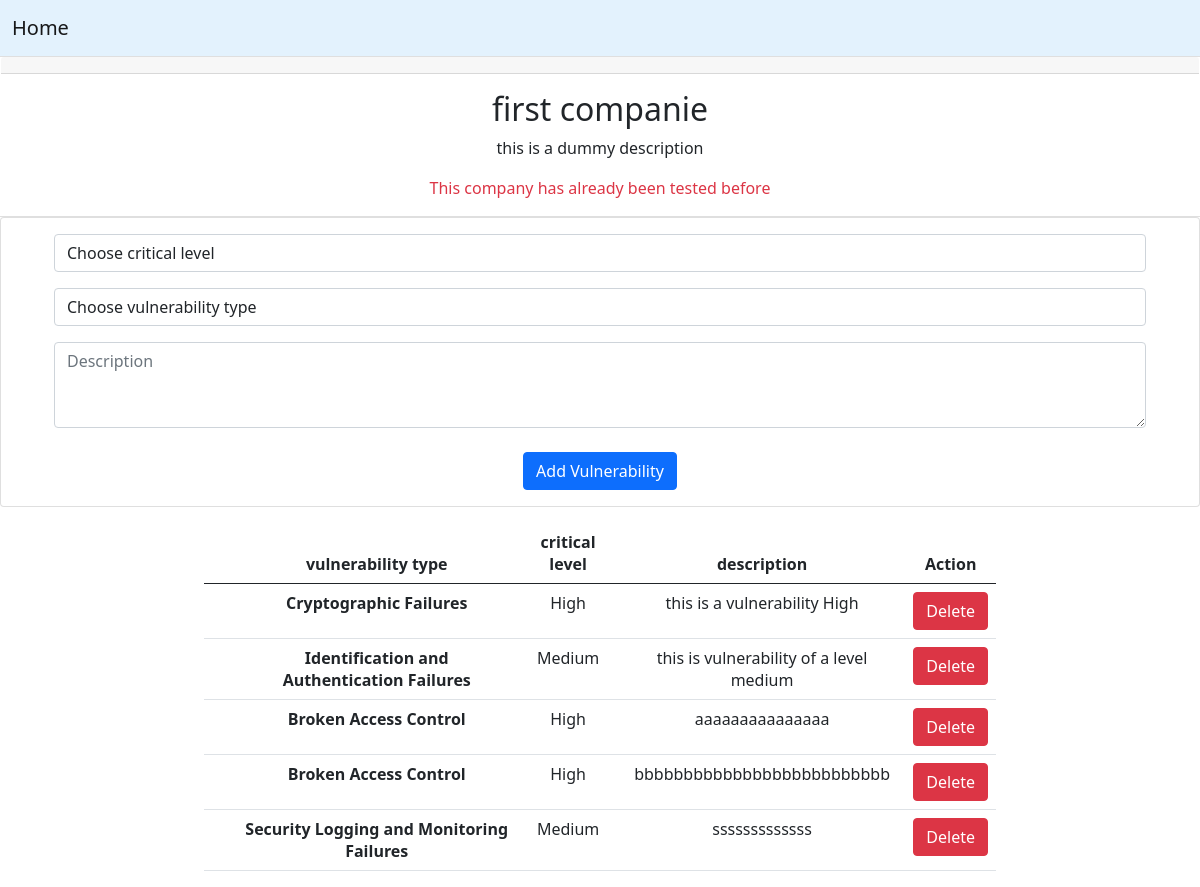
Page /companie/26/ on the committed database.
### authentication/models.py (models this page shows, shortened)
class Companie(models.Model):
    name = models.CharField(max_length=200)
    description = models.CharField(max_length=500)
    is_tested = models.BooleanField(default=False)
    created_by = models.ForeignKey(User, on_delete=models.CASCADE)

class ReportVulnerability(models.Model):
    vulnerability = models.CharField(max_length=42)
    description = models.CharField(max_length=200)
    level = models.CharField(max_length=6)
    created_in = models.DateTimeField(auto_now_add=True)
    created_by = models.ForeignKey(User, on_delete=models.CASCADE)
    companie = models.ForeignKey(Companie, on_delete=models.CASCADE)

### authentication/views.py (the view)
# urls.py: path('companie/<int:companie_id>/', views.detail_companie, name='detail_companie'),
def detail_companie(request, companie_id):
    context = {k: v[0] for k, v in dict(request.POST).items()}
    if request.method == 'GET':
        companie = Companie.objects.get(id=companie_id)
        vulns = ReportVulnerability.objects.filter(companie=companie_id)
        context['vulnerabilities'] = vulns
        context['companie'] = companie
        context['levels'] = [e.value for e in Level]
        context['vulns'] = [e.value for e in Vulnerability]
        return render(
            request,
            'detail_companie.html',
            context
        )

### authentication/templates/detail_companie.html (shortened to what this page needs)
{% extends 'home.html' %}
{% block content_two %}
<div class="row justify-content-center">
<div class="card text-center">
    <div class="card-header"> </div>
    <div class="card-body">
        <h2 class="card-title">{{companie.name}}</h2>
        <p class="card-text">{{companie.description}}</p>
        <div class="card-text text-danger">
            {% if companie.is_tested %}
            This company has already been tested before
            {% endif %}
        </div>
    </div>
</div>
<form action="/vuln/create/" method="POST">
    <div class="card text-center">
        <div class="card-body">
            <div class="form-group container">
                <select id="inputState" name="level" class="form-control mb-3">
                    <option selected>Choose critical level</option>
                </select>
                <select id="inputState" name="vulnerability" class="form-control mb-3">
                    <option selected>Choose vulnerability type</option>
                </select>
            </div>
            <div class="form-group container">
                <textarea class="form-control" name="description" rows="3" value="{{description}}"
                    placeholder="Description"></textarea>
            </div>
            <br>
            <button type="submit" class="btn btn-primary">Add Vulnerability</button>
        </div>
    </div>
</form>
{% if vulnerabilities %}
<div class="col-md-8">
    <table class="table table-ligth text-center">
        <thead>
            <tr>
                <th></th>
                <th></th>
                <th scope="col">vulnerability type</th>
                <th scope="col">critical level</th>
                <th scope="col">description</th>
                <th scope="col">Action</th>
            </tr>
        </thead>
        <tbody>
            {% for v in vulnerabilities %}
            <tr>
                <th></th>
                <th></th>
                <th scope="row">{{v.vulnerability}}</th>
                <td>{{v.level}}</td>
                <td>{{v.description}}</td>
                <td>
                    <a class="btn btn-danger" href="/vuln/{{v.id}}/delete" role="button">Delete</a>
                </td>
            </tr>
            {% endfor %}
        </tbody>
    </table>
</div>
{% endif %}
</div>
{% endblock %}

### rows in the picture
Companie: name "first companie", description "this is a dummy description"
ReportVulnerability: vulnerability "Cryptographic Failures", level "High", description "this is a vulnerability High"
ReportVulnerability: vulnerability "Identification and Authentication Failures", level "Medium", description "this is vulnerability of a level medium"
ReportVulnerability: vulnerability "Broken Access Control", level "High", description "aaaaaaaaaaaaaaa"
ReportVulnerability: vulnerability "Broken Access Control", level "High", description "bbbbbbbbbbbbbbbbbbbbbbbbbb"
ReportVulnerability: vulnerability "Security Logging and Monitoring Failures", level "Medium", description "sssssssssssss"
